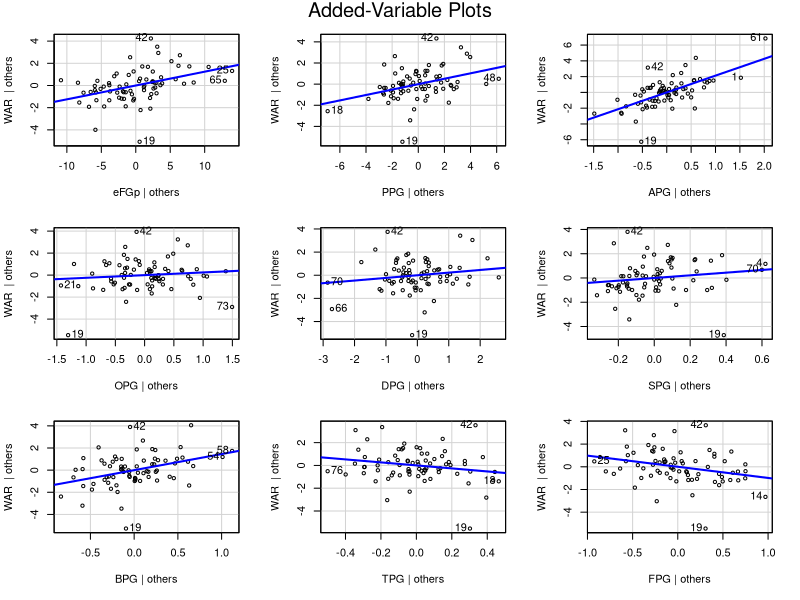
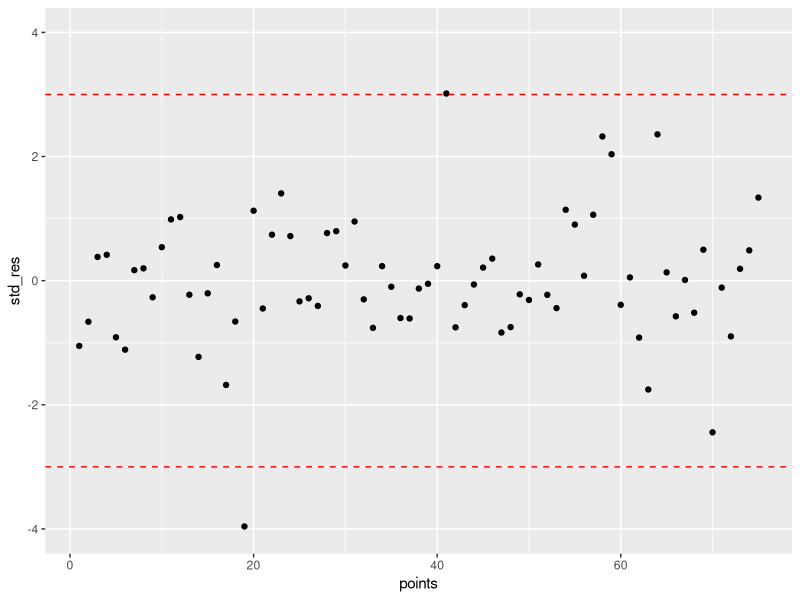
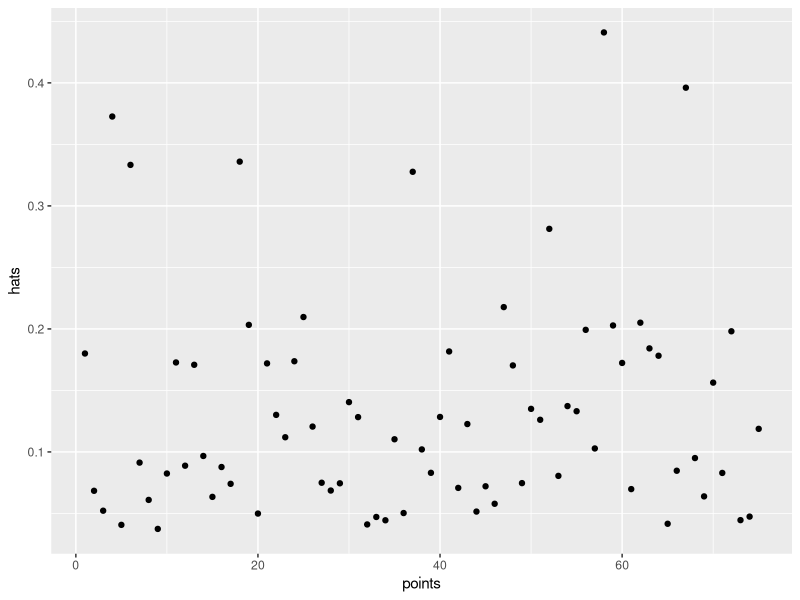
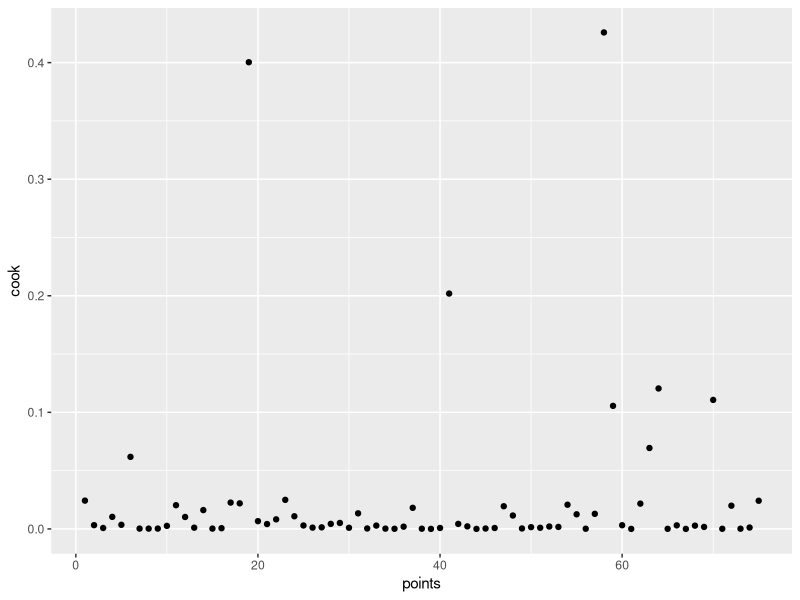
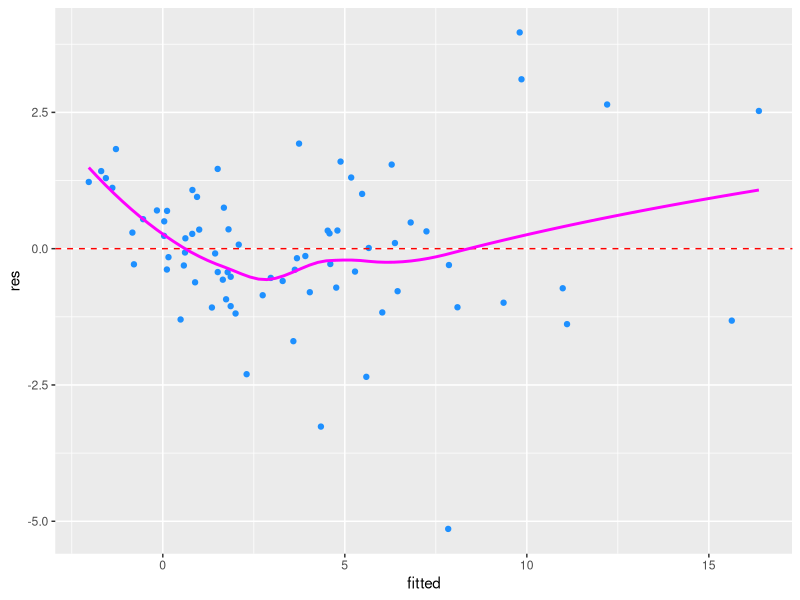
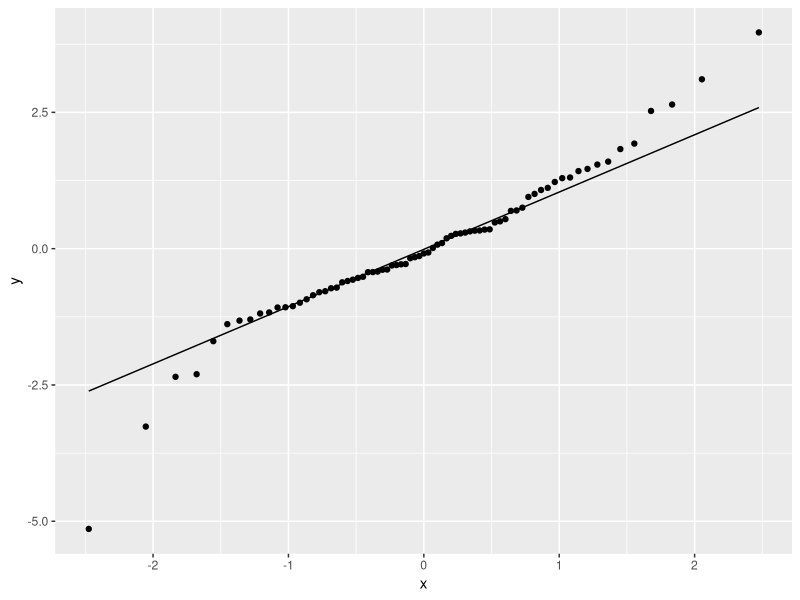

Write the R code that produced these figures, in order. (Note: this script raises an error after producing the figures.)
## Multiple Regression to Predict Wins Above Replacement



## Load Relevant Packages

library(tidyverse)
library(broom)
library(car)


## Reading in the Data

players <- read_csv("data/processed/player_stats_final.csv")




players <- players %>%
  mutate(eFGp = eFGp * 100,
         TSp = TSp * 100)

## The above code changes the percentage values to be out of 100, making the regression model more logical.


## Filtering By Position

## Because each position demands different attributes, a regression model will be fitted for each position.


centre <- players %>%
  filter(Pos == "C" | Pos == "C-PF")

pf <- players %>%
  filter(Pos == "PF" | Pos == "c-PF" | Pos == "PF-SF" | Pos == "SG-PF") 

pg <- players %>%
  filter(Pos == "PG")

sf <- players %>%
  filter(Pos == "SF" | Pos == "PF-SF" | Pos == "SF-SG" | Pos == "SG-SF")

sg <- players %>%
  filter(Pos == "SG" | Pos == "SF-SG" | Pos == "SG-PF" | Pos == "SG-SF")




## Creating the Regression Model - Centre

## The following code runs a regression model of WAR against all other variables. It then prints a tidy version of
## equation, which follows the form y = mx + b, where m is the slope coefficient for all x variables & b is the
## y intercept

fit_c <- lm(WAR ~ eFGp + PPG + APG + OPG + DPG + SPG + BPG + TPG + FPG, data = centre)

tidy(fit_c, conf.int = TRUE)


## Independence of Observations

car::durbinWatsonTest(fit_c)

## The value D-W stat value of approximately 2 meets the assumption that there is independence of observations.


## Linearity

car::avPlots(fit_c)

## This plot demonstrates that there is a linear relationship between the response variable and each explanatory
## variable.



## Detecting Outliers

std_res <- rstandard(fit_c)
points <- 1 : length(std_res)

ggplot(NULL, aes(points, std_res)) +
  geom_point() +
  ylim(c(-4, 4)) +
  geom_hline(yintercept = c(-3, 3), colour = "red", linetype = "dashed")

## The above code considers the residuals of single data points and comapares against the residuals of other
## data points. Looking at the plot it is evident that there might be one outlier present.



## Detecting High Leverage Points

hats <- hatvalues(fit_c)


ggplot(NULL, aes(points, hats)) +
  geom_point()

## Some of the points have the potential for leverage, but none significantly stand out against the others.



## Detecting Influential Points


cook <- cooks.distance(fit_c)


ggplot(NULL, aes(points, cook)) +
  geom_point()

## A couple of points coulkd be considered highly influential, but as they are not considered an outlier
## they will not be removed from the regression model.


## Homoscedasticity

res <- residuals(fit_c)
fitted <- predict(fit_c)

ggplot(NULL, aes(fitted, res)) +
  geom_point(colour = "dodgerblue") +
  geom_hline(yintercept = 0, colour = "red", linetype = "dashed") +
  geom_smooth(se = FALSE, colour = "magenta")


## The above code plots residuals against fitted values of the equation, andshows that there is
## constant variance across all values of the x variable. Therefore the data shows homoscedasticity.



## Normality of Residuals

ggplot(NULL, aes(sample= res)) +
  stat_qq() +
  stat_qq_line()

## The strong adherence to the line of best fit implies that the residuals display normality.



## Multicollinearity


sqrt(car::vif(fit_c))

## Variance Inflation Factor of less than 5 shows that there is no multicollinearity in the model.


## Model Testing

centre <- centre %>%
  mutate(XPWAR = predict(fit_c))

centre %>%
  ggplot(aes(XPWAR, WAR)) +
  geom_point(colour = "dodgerblue") +
  geom_abline(linetype = "dashed", colour = "magenta")


## Selecting Centres by Expected WAR

centre %>%
  select(player_name, Tm, Age, salary, XPWAR) %>%
  arrange(desc(XPWAR), salary) %>%
  top_n(10)




## Creating the Regression Model - Power Forward

## The following code runs a regression model of WAR against all other variables. It then prints a tidy version of
## equation, which follows the form y = mx + b, where m is the slope coefficient for all x variables & b is the
## y intercept

fit_pf <- lm(WAR ~ eFGp + PPG + APG + OPG + DPG + SPG + BPG + TPG + FPG, data = pf)

tidy(fit_pf, conf.int = TRUE)


## Independence of Observations

car::durbinWatsonTest(fit_pf)

## The value D-W stat value of approximately 2 meets the assumption that there is independence of observations.


## Linearity

car::avPlots(fit_pf)

## This plot demonstrates that there is a linear relationship between the response variable and each explanatory
## variable.



## Detecting Outliers

std_res <- rstandard(fit_pf)
points <- 1 : length(std_res)

ggplot(NULL, aes(points, std_res)) +
  geom_point() +
  ylim(c(-4, 4)) +
  geom_hline(yintercept = c(-3, 3), colour = "red", linetype = "dashed")

## The above code considers the residuals of single data points and comapares against the residuals of other
## data points. Looking at the plot it is evident that there are no outliers present.



## Detecting High Leverage Points

hats <- hatvalues(fit_pf)

hat_labels <- if_else(hats >= 0.45, paste(points), "")

ggplot(NULL, aes(points, hats)) +
  geom_point() +
  geom_text(aes(label = hat_labels), nudge_y = 0.01)

## Some of the points have the potential for leverage, and one significantly stands out against the others.



## Detecting Influential Points


cook <- cooks.distance(fit_pf)

cook_labels <- if_else(cook >= 0.5, paste(points), "")


ggplot(NULL, aes(points, cook)) +
  geom_point() +
  geom_text(aes(label = cook_labels), nudge_y = 0.03)

## A couple of points could be considered highly influential, including point 15 again. So this will be removed
## to see how much of a difference it makes to the regression model.



## Re-Running the Regression Model 

pf_new <- pf %>%
  filter(player_name != "Draymond Green")

fit_pf_new <- lm(WAR ~ eFGp + PPG + APG + OPG + DPG + SPG + BPG + TPG + FPG, data = pf_new)

summary(fit_pf_new)

summary(fit_pf)

tidy(fit_pf_new, conf.int = TRUE)

## The R-squared value of pf_new is higher than the original, so it will be used for the rest of the analysis.



## Homoscedasticity

res <- residuals(fit_pf_new)
fitted <- predict(fit_pf_new)

ggplot(NULL, aes(fitted, res)) +
  geom_point(colour = "dodgerblue") +
  geom_hline(yintercept = 0, colour = "red", linetype = "dashed") +
  geom_smooth(se = FALSE, colour = "magenta")


## The above code plots residuals against fitted values of the equation, andshows that there is
## constant variance across all values of the x variable. Therefore the data shows homoscedasticity.



## Normality of Residuals

ggplot(NULL, aes(sample= res)) +
  stat_qq() +
  stat_qq_line()

## The strong adherence to the line of best fit implies that the residuals display normality.



## Multicollinearity


sqrt(car::vif(fit_pf_new))

## Variance Inflation Factor of less than 5 shows that there is no multicollinearity in the model.


## Model Testing

pf_new <- pf_new %>%
  mutate(XPWAR = predict(fit_pf_new))

pf_new %>%
  ggplot(aes(XPWAR, WAR)) +
  geom_point(colour = "dodgerblue") +
  geom_abline(linetype = "dashed", colour = "magenta")


## Selecting Power Forwards by Expected WAR

pf_new %>%
  select(player_name, Tm, Age, salary, XPWAR) %>%
  arrange(desc(XPWAR), salary) %>%
  top_n(10)




## Creating the Regression Model - Small Forward

## The following code runs a regression model of WAR against all other variables. It then prints a tidy version of
## equation, which follows the form y = mx + b, where m is the slope coefficient for all x variables & b is the
## y intercept

fit_sf <- lm(WAR ~ eFGp + PPG + APG + OPG + DPG + SPG + BPG + TPG + FPG, data = sf)

tidy(fit_sf, conf.int = TRUE)


## Independence of Observations

car::durbinWatsonTest(fit_sf)

## The value D-W stat value of approximately 2 meets the assumption that there is independence of observations.


## Linearity

car::avPlots(fit_sf)

## This plot demonstrates that there is a linear relationship between the response variable and each explanatory
## variable.



## Detecting Outliers

std_res <- rstandard(fit_sf)
points <- 1 : length(std_res)

ggplot(NULL, aes(points, std_res)) +
  geom_point() +
  ylim(c(-4, 4)) +
  geom_hline(yintercept = c(-3, 3), colour = "red", linetype = "dashed")

## The above code considers the residuals of single data points and comapares against the residuals of other
## data points. Looking at the plot it is evident that there are no outliers present.



## Detecting High Leverage Points

hats <- hatvalues(fit_sf)

hat_labels <- if_else(hats >= 0.45, paste(points), "")

ggplot(NULL, aes(points, hats)) +
  geom_point() +
  geom_text(aes(label = hat_labels), nudge_y = 0.01)

## Some of the points have the potential for leverage, and one significantly stands out against the others.



## Detecting Influential Points


cook <- cooks.distance(fit_sf)

cook_labels <- if_else(cook >= 0.4, paste(points), "")


ggplot(NULL, aes(points, cook)) +
  geom_point() +
  geom_text(aes(label = cook_labels), nudge_y = 0.03)

## A couple of points could be considered highly influential, including points 31 & 42. So these will 
## be removed to see how much of a difference it makes to the regression model.



## Re-Running the Regression Model 

sf_new <- sf %>%
  filter(player_name != "Kevin Durant",
         player_name != "Paul George")

fit_sf_new <- lm(WAR ~ eFGp + PPG + APG + OPG + DPG + SPG + BPG + TPG + FPG, data = sf_new)

summary(fit_sf_new)

summary(fit_sf)

tidy(fit_sf_new, conf.int = TRUE)

## The R-squared value of sf_new is higher than the original, so it will be used for the rest of the analysis.



## Homoscedasticity

res <- residuals(fit_sf_new)
fitted <- predict(fit_sf_new)

ggplot(NULL, aes(fitted, res)) +
  geom_point(colour = "dodgerblue") +
  geom_hline(yintercept = 0, colour = "red", linetype = "dashed") +
  geom_smooth(se = FALSE, colour = "magenta")


## The above code plots residuals against fitted values of the equation, andshows that there is
## constant variance across all values of the x variable. Therefore the data shows homoscedasticity.



## Normality of Residuals

ggplot(NULL, aes(sample= res)) +
  stat_qq() +
  stat_qq_line()

## The strong adherence to the line of best fit implies that the residuals display normality.



## Multicollinearity


sqrt(car::vif(fit_sf_new))

## Variance Inflation Factor of less than 5 shows that there is no multicollinearity in the model.


## Model Testing

sf_new <- sf_new %>%
  mutate(XPWAR = predict(fit_sf_new))

sf_new %>%
  ggplot(aes(XPWAR, WAR)) +
  geom_point(colour = "dodgerblue") +
  geom_abline(linetype = "dashed", colour = "magenta")



## Selecting Small Forwards by Expected WAR

sf_new %>%
  select(player_name, Tm, Age, salary, XPWAR) %>%
  arrange(desc(XPWAR), salary) %>%
  top_n(10)



## Creating the Regression Model - Point Guard

## The following code runs a regression model of WAR against all other variables. It then prints a tidy version of
## equation, which follows the form y = mx + b, where m is the slope coefficient for all x variables & b is the
## y intercept

fit_pg <- lm(WAR ~ eFGp + PPG + APG + OPG + DPG + SPG + BPG + TPG + FPG, data = pg)

tidy(fit_pg, conf.int = TRUE)

## The offensive rebound statistic is classed as a negative in this formula, when by all basketball accounts it is
## a positive. SO it will be removed and the formula will be looked at again.

fit_pg <- lm(WAR ~ eFGp + PPG + APG + DPG + SPG + BPG + TPG + FPG, data = pg)

tidy(fit_pg, conf.int = TRUE)


## Everything that should be positive and negative is accounted for, so this is the model that will be used
## for point guards.


## Independence of Observations

car::durbinWatsonTest(fit_pg)

## The value D-W stat value of approximately 2 meets the assumption that there is independence of observations.


## Linearity

car::avPlots(fit_pg)

## There doesn't appear to be a linear relationship with APG, so that will be removed and the model retried.


fit_pg <- lm(WAR ~ eFGp + PPG + DPG + SPG + BPG + TPG + FPG, data = pg)

tidy(fit_pg, conf.int = TRUE)

car::avPlots(fit_pg)

## There is a linear relationship between each exploratory available, so this assumption is now met.


## Detecting Outliers

std_res <- rstandard(fit_pg)
points <- 1 : length(std_res)

ggplot(NULL, aes(points, std_res)) +
  geom_point() +
  ylim(c(-4, 4)) +
  geom_hline(yintercept = c(-3, 3), colour = "red", linetype = "dashed")

## The above code considers the residuals of single data points and comapares against the residuals of other
## data points. Looking at the plot it is evident that there are no outliers present.



## Detecting High Leverage Points

hats <- hatvalues(fit_pg)

hat_labels <- if_else(hats >= 0.45, paste(points), "")

ggplot(NULL, aes(points, hats)) +
  geom_point() +
  geom_text(aes(label = hat_labels), nudge_y = 0.01)

## Some of the points have the potential for leverage, and one significantly stands out against the others.



## Detecting Influential Points


cook <- cooks.distance(fit_pg)

cook_labels <- if_else(cook >= 0.4, paste(points), "")


ggplot(NULL, aes(points, cook)) +
  geom_point() +
  geom_text(aes(label = cook_labels), nudge_y = 0.03)

## A couple of points could be considered highly influential, including point 35. So ths will 
## be removed to see how much of a difference it makes to the regression model.



## Re-Running the Regression Model 

pg_new <- pg %>%
  filter(player_name != "James Harden")

fit_pg_new <- lm(WAR ~ eFGp + PPG + DPG + SPG + BPG + TPG + FPG, data = pg_new)

summary(fit_pg_new)

summary(fit_pg)

tidy(fit_pg_new, conf.int = TRUE)

## The R-squared value of pg_new is lower than the original, so it will not be used for the rest of the analysis.



## Homoscedasticity

res <- residuals(fit_pg)
fitted <- predict(fit_pg)

ggplot(NULL, aes(fitted, res)) +
  geom_point(colour = "dodgerblue") +
  geom_hline(yintercept = 0, colour = "red", linetype = "dashed") +
  geom_smooth(se = FALSE, colour = "magenta")


## The above code plots residuals against fitted values of the equation, andshows that there is
## constant variance across all values of the x variable. Therefore the data shows homoscedasticity.



## Normality of Residuals

ggplot(NULL, aes(sample= res)) +
  stat_qq() +
  stat_qq_line()

## The strong adherence to the line of best fit implies that the residuals display normality.



## Multicollinearity


sqrt(car::vif(fit_pg))

## Variance Inflation Factor of less than 5 shows that there is no multicollinearity in the model.


## Model Testing

pg <- pg %>%
  mutate(XPWAR = predict(fit_pg))

pg %>%
  ggplot(aes(XPWAR, WAR)) +
  geom_point(colour = "dodgerblue") +
  geom_abline(linetype = "dashed", colour = "magenta")


## Selecting Point Guards by Expected WAR

pg %>%
  select(player_name, Tm, Age, salary, XPWAR) %>%
  arrange(desc(XPWAR), salary) %>%
  top_n(10)




## Creating the Regression Model - Shooting Guard

## The following code runs a regression model of WAR against all other variables. It then prints a tidy version of
## equation, which follows the form y = mx + b, where m is the slope coefficient for all x variables & b is the
## y intercept

fit_sg <- lm(WAR ~ eFGp + PPG + APG + OPG + DPG + SPG + BPG + TPG + FPG, data = sg)

tidy(fit_sg, conf.int = TRUE)


## Independence of Observations

car::durbinWatsonTest(fit_sg)

## The value D-W stat value of approximately 2 meets the assumption that there is independence of observations.


## Linearity

car::avPlots(fit_sg)

## This plot demonstrates that there is a linear relationship between the response variable and each explanatory
## variable.



## Detecting Outliers

std_res <- rstandard(fit_sg)
points <- 1 : length(std_res)

ggplot(NULL, aes(points, std_res)) +
  geom_point() +
  ylim(c(-4, 4)) +
  geom_hline(yintercept = c(-3, 3), colour = "red", linetype = "dashed")

## The above code considers the residuals of single data points and comapares against the residuals of other
## data points. Looking at the plot it is evident that there are no outliers present.



## Detecting High Leverage Points

hats <- hatvalues(fit_sg)

hat_labels <- if_else(hats >= 0.45, paste(points), "")

ggplot(NULL, aes(points, hats)) +
  geom_point() +
  geom_text(aes(label = hat_labels), nudge_y = 0.01)

## Some of the points have the potential for leverage, but nothing really stands out.



## Detecting Influential Points


cook <- cooks.distance(fit_sg)

cook_labels <- if_else(cook >= 0.3, paste(points), "")


ggplot(NULL, aes(points, cook)) +
  geom_point() +
  geom_text(aes(label = cook_labels), nudge_y = 0.03)

## One point could be considered highly influential, point 61. So this will 
## be removed to see how much of a difference it makes to the regression model.



## Re-Running the Regression Model 

sg_new <- sg %>%
  filter(player_name != "Luka Doncic")

fit_sg_new <- lm(WAR ~ eFGp + PPG + APG + OPG + DPG + SPG + BPG + TPG + FPG, data = sg_new)

summary(fit_sg_new)

summary(fit_sg)

tidy(fit_sg_new, conf.int = TRUE)

## The R-squared value of sg_new is not much different from the original, so it will not be used for the rest of 
## the analysis.



## Homoscedasticity

res <- residuals(fit_sg)
fitted <- predict(fit_sg)

ggplot(NULL, aes(fitted, res)) +
  geom_point(colour = "dodgerblue") +
  geom_hline(yintercept = 0, colour = "red", linetype = "dashed") +
  geom_smooth(se = FALSE, colour = "magenta")


## The above code plots residuals against fitted values of the equation, andshows that there is
## constant variance across all values of the x variable. Therefore the data shows homoscedasticity.



## Normality of Residuals

ggplot(NULL, aes(sample= res)) +
  stat_qq() +
  stat_qq_line()

## The strong adherence to the line of best fit implies that the residuals display normality.



## Multicollinearity


sqrt(car::vif(fit_sg))

## Variance Inflation Factor of less than 5 shows that there is no multicollinearity in the model.


## Model Testing

sg <- sg %>%
  mutate(XPWAR = predict(fit_sg))

sg %>%
  ggplot(aes(XPWAR, WAR)) +
  geom_point(colour = "dodgerblue") +
  geom_abline(linetype = "dashed", colour = "magenta")


## Selecting Shooting Guards by Expected WAR

sg %>%
  select(player_name, Tm, Age, salary, XPWAR) %>%
  arrange(desc(XPWAR), salary) %>%
  top_n(10)